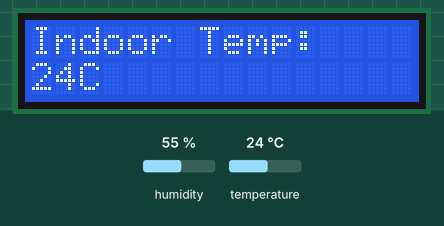
Recording of a sketch running on a simulated Arduino Uno, built with avr-gcc and run on an emulated ATmega328P. On the bench: 16×2 character LCD. The test bench sets the inputs (shaded band); at power-on: temperature 24 °C, humidity 55 %. What the sketch prints to the serial monitor is not drawn.

Above: at 1.2 s.
1.3 s: temperature set to 12 °C
At 3.2 s:
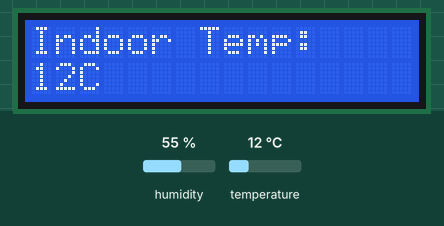
3.6 s: temperature set to 19 °C
At 5.3 s:
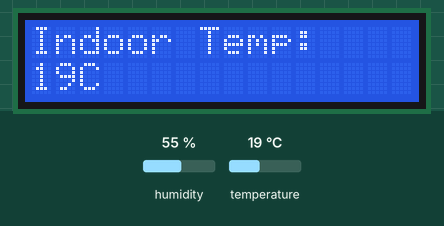
5.6 s: temperature set to 28 °C
At 7.4 s:
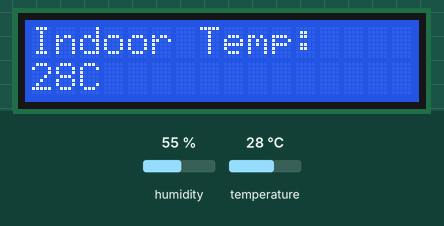
Timing chart, 0 to 8.9 s (numbered marks = the images above; inputs shaded):
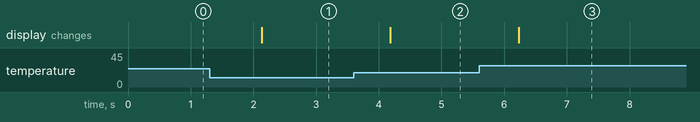

The sketch:

sketch_jan13a.ino
```cpp
// (licence header left out)
#include <dht.h>
#include <LiquidCrystal.h>

dht DHT;
#define DHT11_PIN 6

LiquidCrystal lcd(12, 11, 5, 4, 3, 2);

void setup() {
  Serial.begin(9600);
  lcd.begin(16, 2);
  lcd.print("Indoor Temp:");
}

void loop() {
  int chk = DHT.read11(DHT11_PIN);
  lcd.setCursor(0, 1);
  //lcd.print(millis() / 1000);

  //round(temperature*10)/10.0
  lcd.print(round(DHT.temperature*10)/10);
  lcd.print("C");
  Serial.println(DHT.temperature);
  delay(1000);
}
```

Measured:
- after the input at 1.3 s, the display: changes after 0.84 s (image 1)
- after the input at 3.6 s, the display: changes after 0.59 s (image 2)
- after the input at 5.6 s, the display: changes after 0.63 s (image 3)
